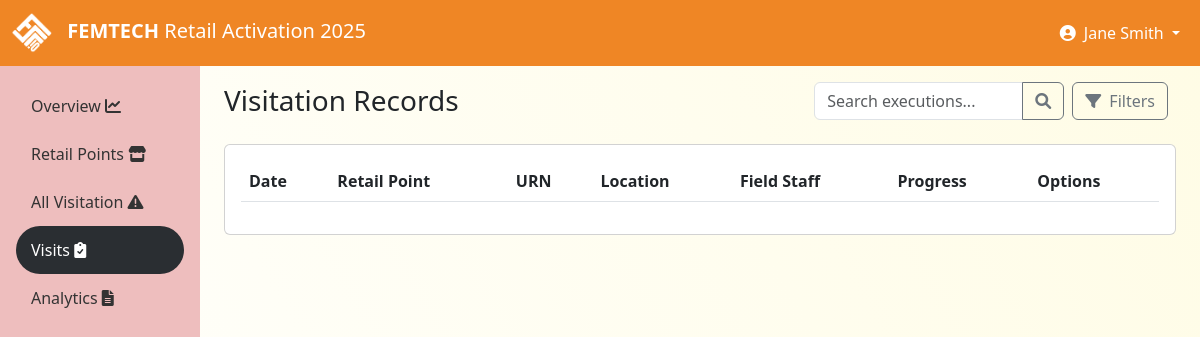
/executions (signed in), run on an earlier commit of the app's database.
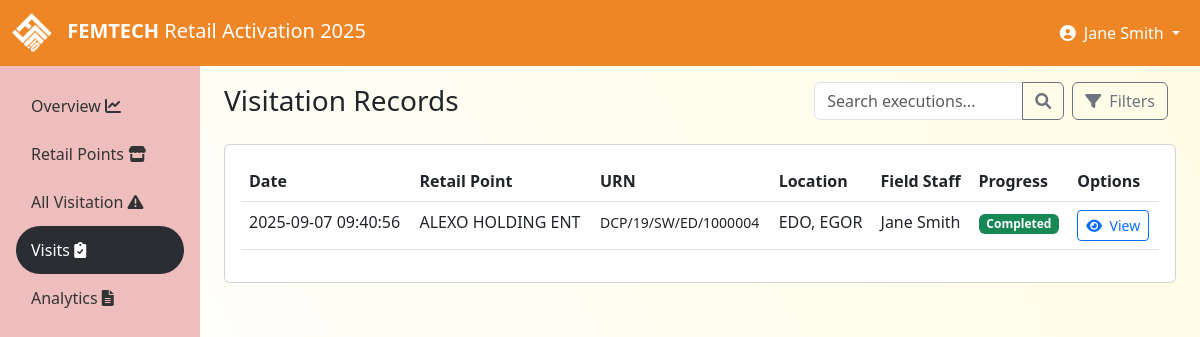
And on a later commit of the database.
### tables this page shows
CREATE TABLE users (
        id INTEGER PRIMARY KEY,
        username TEXT UNIQUE,
        password TEXT,
        full_name TEXT,
        role TEXT,
        region TEXT,
        state TEXT,
        lga TEXT
    , is_active INTEGER DEFAULT 1, created_at TEXT, updated_at TEXT, last_login TEXT, failed_login_attempts INTEGER DEFAULT 0, locked_until TEXT, email TEXT, phone TEXT);

CREATE TABLE executions (
        id INTEGER PRIMARY KEY,
        outlet_id INTEGER,
        agent_id INTEGER,
        execution_date TEXT,
        before_image TEXT,
        after_image TEXT,
        latitude REAL,
        longitude REAL,
        notes TEXT,
        products_available TEXT,
        execution_score REAL,
        status TEXT, before_image_thumbnail TEXT, after_image_thumbnail TEXT, created_at TEXT, updated_at TEXT, completion_time TEXT, review_status TEXT, reviewer_id INTEGER, review_notes TEXT, gps_accuracy REAL, device_info TEXT, upload_method TEXT,
        FOREIGN KEY (outlet_id) REFERENCES outlets (id),
        FOREIGN KEY (agent_id) REFERENCES users (id)
    );

CREATE TABLE outlets (
        id INTEGER PRIMARY KEY,
        urn TEXT UNIQUE,
        outlet_name TEXT,
        customer_name TEXT,
        address TEXT,
        phone TEXT,
        outlet_type TEXT,
        local_govt TEXT,
        state TEXT,
        region TEXT
    , is_active INTEGER DEFAULT 1, created_at TEXT, updated_at TEXT);

### pykes/routes.py (the view, shortened to what this page needs)
    @app.route('/executions')
    @login_required
    def executions():
        filters = {
            'agent_id': request.args.get('agent_id'),
            'region': request.args.get('region'),
            'status': request.args.get('status'),
            'search': request.args.get('search', '')
        }
        start_date = request.args.get('start_date')
        end_date = request.args.get('end_date')
        page = request.args.get('page', 1, type=int)
        per_page = min(request.args.get('per_page', DEFAULT_PER_PAGE, type=int), MAX_PER_PAGE)
        offset = (page - 1) * per_page
        with get_db_cursor() as (conn, cursor):
            base_query = """
                SELECT e.*, o.outlet_name, o.urn, o.state, o.region, o.local_govt, u.full_name as agent_name
                FROM executions e
                JOIN outlets o ON e.outlet_id = o.id
                JOIN users u ON e.agent_id = u.id
                WHERE 1=1
            """
            count_query = """
                SELECT COUNT(*)
                FROM executions e
                JOIN outlets o ON e.outlet_id = o.id
                JOIN users u ON e.agent_id = u.id
                WHERE 1=1
            """
            params = []
            count_params = []
            user_info = get_session_user_info()
            if filters['agent_id']:
                base_query += ' AND e.agent_id = ?'
                count_query += ' AND e.agent_id = ?'
                params.append(filters['agent_id'])
                count_params.append(filters['agent_id'])
            elif user_info['role'] == 'field_agent':
                base_query += ' AND e.agent_id = ?'
                count_query += ' AND e.agent_id = ?'
                params.append(user_info['user_id'])
                count_params.append(user_info['user_id'])
            if filters['region']:
                base_query += ' AND o.region = ?'
                count_query += ' AND o.region = ?'
                params.append(filters['region'])
                count_params.append(filters['region'])
            if start_date:
                base_query += ' AND e.execution_date >= ?'
                count_query += ' AND e.execution_date >= ?'
                params.append(start_date)
                count_params.append(start_date)
            if end_date:
                base_query += ' AND e.execution_date <= ?'
                count_query += ' AND e.execution_date <= ?'
                params.append(end_date)
                count_params.append(end_date)
            cursor.execute(count_query, count_params)
            total_executions = cursor.fetchone()[0]
            base_query += ' ORDER BY e.execution_date DESC LIMIT ? OFFSET ?'
            params.extend([per_page, offset])
            cursor.execute(base_query, params)
            executions = cursor.fetchall()
        pagination = calculate_pagination(total_executions, page, per_page)
        return render_template('executions.html',
                             executions=executions,
                             page=pagination.get('current_page', page),
                             total_pages=pagination.get('total_pages'),
                             total_executions=total_executions,
                             **filters,
                             start_date=start_date,
                             end_date=end_date)

### app.py (called while the page is built)
def register_request_hooks(app):
    @app.before_request
    def before_request():
        app.logger.debug(f"Request: {request.method} {request.url} from {request.remote_addr}")
        import uuid
        request.id = str(uuid.uuid4())[:8]
    @app.after_request
    def after_request(response):
        app.logger.debug(f"Response: {response.status_code} for {request.method} {request.url}")
        response.headers['X-Request-ID'] = getattr(request, 'id', 'unknown')
        return response
    @app.teardown_appcontext
    def teardown_db(exception):
        if exception:
            app.logger.error(f"Request teardown with exception: {str(exception)}")

### pykes/logging_config.py (called while the page is built)
    def format(self, record):
        if hasattr(record, 'request_id'):
            record.msg = f"[{record.request_id}] {record.msg}"
        log_color = self.COLORS.get(record.levelno, '')
        record.levelname = f"{log_color}{record.levelname}{self.RESET}"
        return super().format(record)

### pykes/routes.py (called while the page is built)
@contextmanager
def get_db_cursor():
    with get_db_connection() as conn:
        cursor = conn.cursor()
        try:
            yield conn, cursor
        except Exception as e:
            conn.rollback()
            raise e

### templates/executions.html (shortened to what this page needs)
{% extends 'base.html' %}
{% block content %}
<div class="container-fluid">
    <div class="d-flex justify-content-between align-items-center mb-4">
        <h1 class="h3 mb-0">Visitation Records</h1>
        <div class="d-flex">
            <div class="input-group me-2" style="width: 250px;">
                <input type="text" class="form-control" id="searchInput" name="search"
                       placeholder="Search executions..." value="{{ search or '' }}">
                <button class="btn btn-outline-secondary" type="button" id="searchButton">
                    <i class="fas fa-search"></i>
                </button>
            </div>
            <button class="btn btn-outline-secondary me-2" type="button" data-bs-toggle="collapse" data-bs-target="#filterCollapse">
                <i class="fas fa-filter me-1"></i> Filters
            </button>
        </div>
    </div>
    <div class="card">
        <div class="card-body">
            <div class="table-responsive">
                <table class="table table-hover">
                    <thead>
                        <tr>
                            <th>Date</th>
                            <th>Retail Point</th>
                            <th>URN</th>
                            <th>Location</th>
                            <th>Field Staff</th>
                            <th>Progress</th>
                            <th>Options</th>
                        </tr>
                    </thead>
                    <tbody>
                        {% for execution in executions %}
                        <tr>
                            <td>{{ execution.execution_date }}</td>
                            <td>{{ execution.outlet_name }}</td>
                            <td><small>{{ execution.urn }}</small></td>
                            <td>{{ execution.state }}, {{ execution.local_govt }}</td>
                            <td>{{ execution.agent_name }}</td>
                            <td>
                                {% if execution.status == 'Completed' %}
                                    <span class="badge bg-success">Completed</span>
                                {% elif execution.status == 'Pending' %}
                                    <span class="badge bg-warning">Pending</span>
                                {% else %}
                                    <span class="badge bg-danger">{{ execution.status }}</span>
                                {% endif %}
                            </td>
                            <td>
                                <a href="{{ url_for('execution_detail', execution_id=execution.id) }}" class="btn btn-sm btn-outline-primary">
                                    <i class="fas fa-eye me-1"></i> View
                                </a>
                            </td>
                        </tr>
                        {% endfor %}
                    </tbody>
                </table>
            </div>
        </div>
    </div>
</div>
{% endblock %}

### templates/base.html (shortened to what this page needs)
<!DOCTYPE html>
<html lang="en">
<head>
    <link href="https://cdn.jsdelivr.net/npm/bootstrap@5.3.0-alpha1/dist/css/bootstrap.min.css" rel="stylesheet">
    <link rel="stylesheet" href="https://cdnjs.cloudflare.com/ajax/libs/font-awesome/6.0.0/css/all.min.css">
</head>
<body>
    <nav class="navbar navbar-expand-lg navbar-dark bg-primary-dangote">
        <div class="container-fluid">
            <a class="navbar-brand" href="/">
                {% if profile.logo_path %}
                    <img src="{{ url_for('static', filename=profile.logo_path) }}" alt="{{ profile.company_name }} Logo" class="login-logo">
                {% else %}
                    <img src="{{ url_for('static', filename='img/dangote-logo.png') }}" alt="{{ profile.company_name }} Logo" class="login-logo">
                {% endif %}
                <span class="logo-text">{{ profile.company_name }}</span> <span class="d-none d-md-inline">{{ profile.app_title.split('POSM')[-1].strip() if 'POSM' in profile.app_title else 'Retail Activation 2025' }}</span>
            </a>
            <div class="collapse navbar-collapse" id="navbarNav">
                <ul class="navbar-nav ms-auto">
                    {% if session.user_id %}
                    <li class="nav-item dropdown">
                        <a class="nav-link dropdown-toggle text-white" href="#" id="navbarDropdown" role="button" data-bs-toggle="dropdown">
                            <i class="fas fa-user-circle me-1"></i> {{ session.full_name }}
                        </a>
                    </li>
                    {% endif %}
                </ul>
            </div>
        </div>
    </nav>
    <div class="container-fluid">
        <div class="row">
            {% if session.user_id %}
            <div class="col-md-2 sidebar p-0 d-none d-md-block">
                <div class="d-flex flex-column p-3">
                    <ul class="nav nav-pills flex-column mb-auto">
                        <li class="nav-item">
                            <a href="{{ url_for('index') }}" class="nav-link {% if request.path == url_for('index') %}active{% endif %}">
                                Overview  <i class="fas fa-chart-line me-2"></i>
                            </a>
                        </li>
                        <li class="nav-item">
                            <a href="{{ url_for('outlets') }}" class="nav-link {% if request.path == url_for('outlets') %}active{% endif %}">
                                Retail Points  <i class="fas fa-store me-2"></i>
                            </a>
                        </li>
                        <li class="nav-item">
                            <a href="{{ url_for('all_visitation') }}" class="nav-link {% if request.path == url_for('all_visitation') %}active{% endif %}">
                                All Visitation  <i class="fas fa-exclamation-triangle me-2"></i>
                            </a>
                        </li>
                        <li class="nav-item">
                            <a href="{{ url_for('executions') }}" class="nav-link {% if request.path == url_for('executions') %}active{% endif %}">
                                Visits  <i class="fas fa-clipboard-check me-2"></i>
                            </a>
                        </li>
                        <li class="nav-item">
                            <a href="{{ url_for('reports') }}" class="nav-link {% if request.path == url_for('reports') %}active{% endif %}">
                                Analytics  <i class="fas fa-file-alt me-2"></i>
                            </a>
                        </li>
                    </ul>
                </div>
            </div>
            <div class="col-md-10 pt-3 main-content">
            {% else %}
            <div class="col-12 pt-3 main-content">
            {% endif %}
                {% block content %}{% endblock %}
            </div>
        </div>
    </div>
</body>
</html>

What changed in the data, as far as the page shows it:
now on this page (row unchanged): users: full_name "Jane Smith"
added executions: execution_date "2025-09-07 09:40:56", outlet_name "ALEXO HOLDING ENT", urn "DCP/19/SW/ED/1000004", state "EDO", local_govt "EGOR", agent_name "Jane Smith", status "Completed"
Also different on the page:
{{ session.full_name }}: "Jane Smith" → (not shown)
